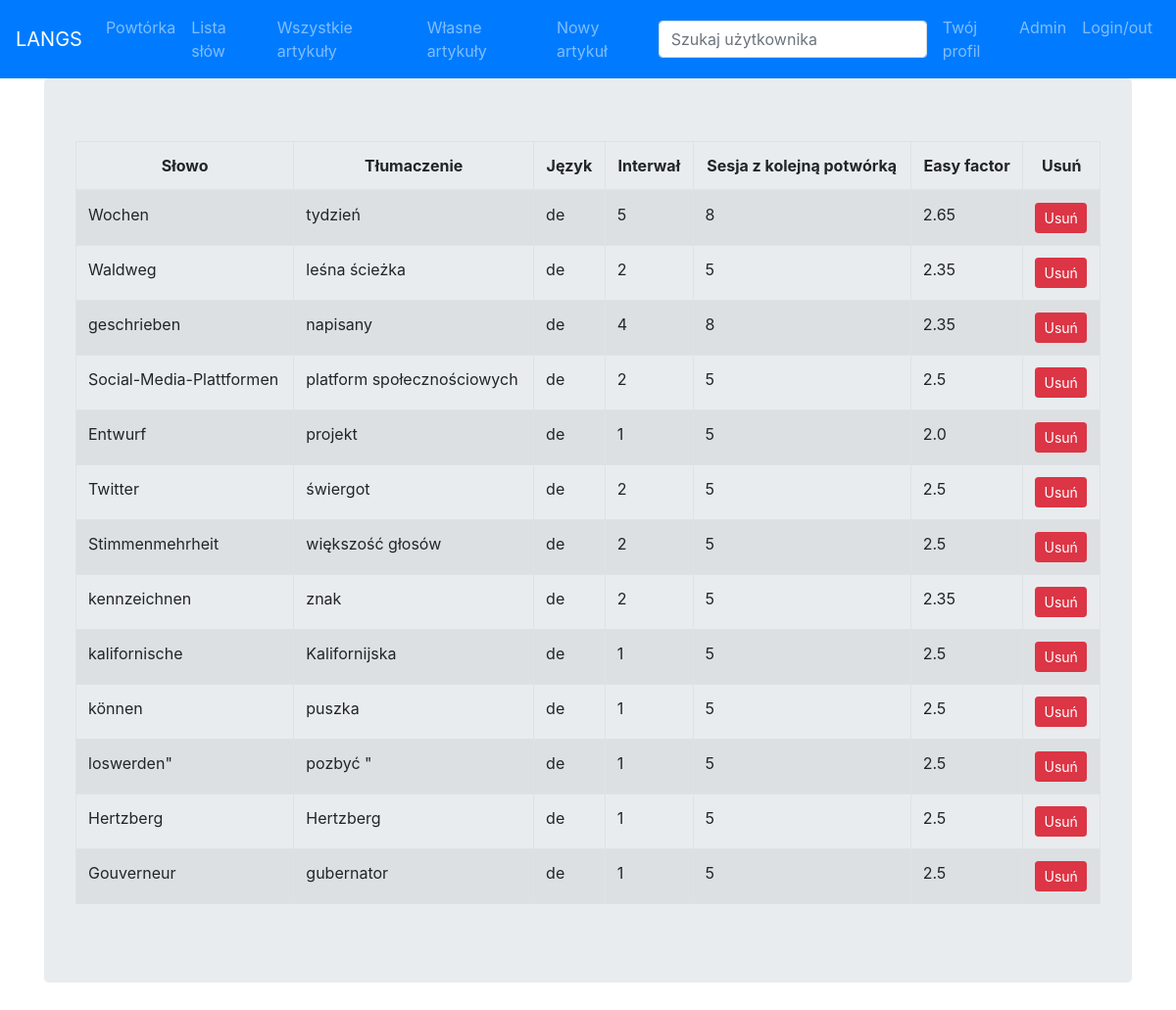
Page /words (signed in) on the earlier database version.
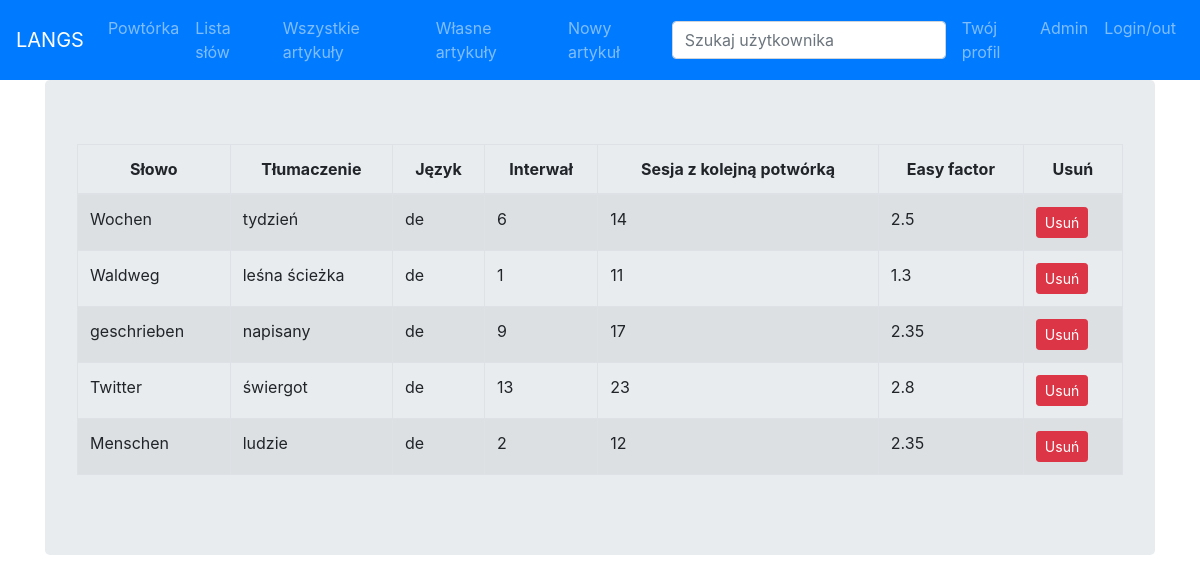
Same page on the later database version.
### learn/models.py (models this page shows)
class WordProgress(models.Model):
    word = models.ForeignKey(Word, on_delete=models.CASCADE)
    user = models.ForeignKey(User, on_delete=models.CASCADE)
    easy_factor = models.FloatField(default=2.5)
    next_review = models.PositiveIntegerField()
    interval = models.PositiveIntegerField(default=1)
    wrong_guesses = models.PositiveIntegerField(default=0)
    total_reviews = models.PositiveIntegerField(default=0)

class Word(models.Model):
    literal = models.CharField(max_length=128)
    translated = models.CharField(max_length=512)
    language = models.CharField(max_length=8)

### learn/views.py (the view)
# urls.py: path('words', views.word_list),
@login_required(redirect_field_name=None)
def word_list(request):
    template = loader.get_template('word_list.html')
    context = {
        'word_ps': WordProgress.objects.filter(user=request.user)
    }
    return HttpResponse(template.render(context,request))

### learn/templates/word_list.html (shortened to what this page needs)
{% extends "main_frame.html" %}
{% block contents %}
<table class="table table-bordered table-striped">
  <thead>
    <tr>
      <th class="text-center">
        Słowo<br>
      </th>
      <th class="text-center">
        Tłumaczenie<br>
      </th>
      <th class="text-center">
        Język<br>
      </th>
      <th class="text-center">
        Interwał<br>
      </th>
      <th class="text-center">
        Sesja z kolejną potwórką<br>
      </th>
      <th class="text-center">
        Easy factor<br>
      </th>
      <th class="text-center">
        Usuń<br>
      </th>
    </tr>
  </thead>
  <tbody>
  {% for wp in word_ps %}
    <tr>
      <td>{{ wp.word.literal }}</th>
      <td>{{ wp.word.translated }}</td>
      <td>{{ wp.word.language }}</td>
      <td>{{ wp.interval }}</td>
      <td>{{ wp.next_review }}</td>
      <td>{{ wp.easy_factor }}</td>
      <td><a class="btn btn-sm btn-raised btn-danger" href="/remove_word/{{ wp.id }}">Usuń</a>
      </td>
    </tr>
  {% endfor %}
  </tbody>
</table>
{% endblock %}

### learn/templates/main_frame.html (shortened to what this page needs)
<!DOCTYPE html>
<html>
  <head>
    <link rel="stylesheet" href="https://stackpath.bootstrapcdn.com/bootstrap/4.1.1/css/bootstrap.min.css">
    <link rel="stylesheet" href="https://unpkg.com/bootstrap-material-design@4.1.1/dist/css/bootstrap-material-design.min.css">
  </head>
  <body>
    <nav class="navbar navbar-expand-md fixed-top navbar-dark bg-primary">
      <a class="navbar-brand" href="/">LANGS</a>
      <div class="collapse navbar-collapse" id="navbarsExampleDefault">
        <ul class="navbar-nav mr-auto">
          {% if user.is_authenticated %}
          <li class="nav-item">
            <a class="nav-link" href="/srs">Powtórka</a>
          </li>
          <li class="nav-item">
            <a class="nav-link" href="/words">Lista słów</a>
          </li>
          <li class="nav-item">
            <a class="nav-link" href="/article_list?type=all">Wszystkie artykuły</a>
          </li>
          <li class="nav-item">
            <a class="nav-link" href="/article_list?type=id&id={{ user.id }}">Własne artykuły</a>
          </li>
          <li class="nav-item">
            <a class="nav-link" href="/article_new">Nowy artykuł</a>
          </li>
        {% endif %}
        </ul>
        <ul class="navbar-nav align-self-end">
          {% if user.is_authenticated %}
          <form action="/user_search" method="get" class="form-inline mt-2 mt-md-0">
            <input class="form-control mr-sm-2" name="regex" placeholder="Szukaj użytkownika" type="text" aria-label="Szukaj użytkownika">
          </form>
          <li class="nav-item">
            <a class="nav-link" href="/profile/{{ user.id }}">Twój profil</a>
          </li>
          {% endif %}
          <li class="nav-item">
            <a class="nav-link" href="/admin">Admin</a>
          </li>
          <li class="nav-item">
            <a class="nav-link" href="/login">Login/out</a>
          </li>
        </ul>
      </div>
    </nav>
    <main role="main" class="container" style="padding-top: 80px">
      <div class="jumbotron">
        {% block contents %}
        {% endblock %}
      </div>
    </main>
  </body>
</html>

Differences in the rows shown:
removed WordProgress: word.literal "Social-Media-Plattformen", word.translated "platform społecznościowych", word.language "de", interval "2", next_review "5", easy_factor "2.5"
removed WordProgress: word.literal "Entwurf", word.translated "projekt", word.language "de", interval "1", next_review "5", easy_factor "2.0"
removed WordProgress: word.literal "Stimmenmehrheit", word.translated "większość głosów", word.language "de", interval "2", next_review "5", easy_factor "2.5"
removed WordProgress: word.literal "kennzeichnen", word.translated "znak", word.language "de", interval "2", next_review "5", easy_factor "2.35"
removed WordProgress: word.literal "kalifornische", word.translated "Kalifornijska", word.language "de", interval "1", next_review "5", easy_factor "2.5"
removed WordProgress: word.literal "können", word.translated "puszka", word.language "de", interval "1", next_review "5", easy_factor "2.5"
removed WordProgress: word.literal "loswerden\"", word.translated "pozbyć \"", word.language "de", interval "1", next_review "5", easy_factor "2.5"
removed WordProgress: word.literal "Hertzberg", word.translated "Hertzberg", word.language "de", interval "1", next_review "5", easy_factor "2.5"
removed WordProgress: word.literal "Gouverneur", word.translated "gubernator", word.language "de", interval "1", next_review "5", easy_factor "2.5"
changed WordProgress "Wochen": interval "5" → "6"; next_review "8" → "14"; easy_factor "2.65" → "2.5"
changed WordProgress "Waldweg": interval "2" → "1"; next_review "5" → "11"; easy_factor "2.35" → "1.3"
changed WordProgress "geschrieben": interval "4" → "9"; next_review "8" → "17"
changed WordProgress "Twitter": interval "2" → "13"; next_review "5" → "23"; easy_factor "2.5" → "2.8"
added WordProgress: word.literal "Menschen", word.translated "ludzie", word.language "de", interval "2", next_review "12", easy_factor "2.35"
